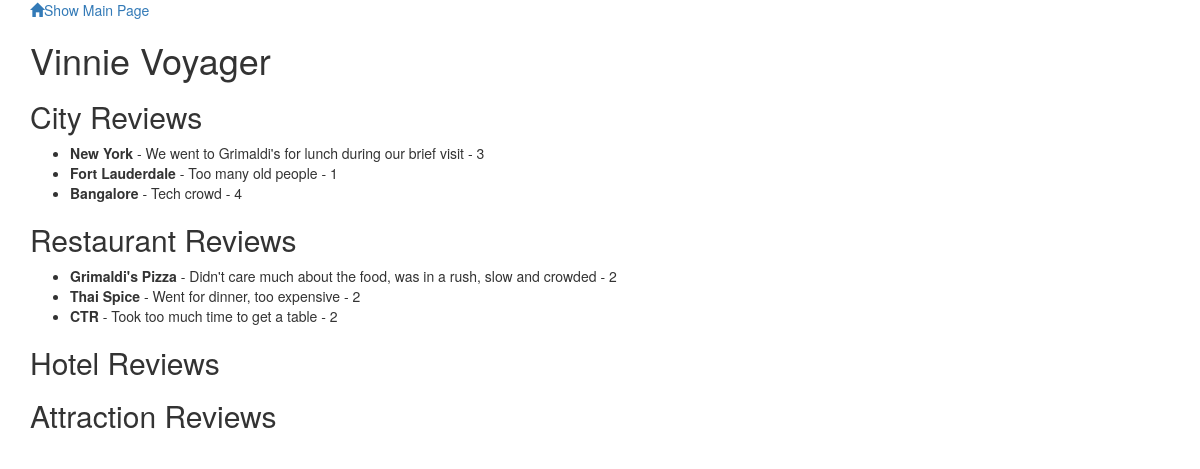
The app's page /reviews/users/2 with its own data.
### trip_planner/models.py (models this page shows, shortened)
class User(Base):
    __tablename__ = 'user'
    user_name = Column(String(80), nullable=False)
    id = Column(Integer, primary_key=True)
    email = Column(String(30), nullable=False)
    picture = Column(String(300), nullable=True)
    cities = relationship("UserCityAssociation", back_populates="user")
    restaurants = relationship("UserRestaurantAssociation", back_populates="user")
    hotels = relationship("UserHotelAssociation", back_populates="user")
    attractions = relationship("UserAttractionAssociation", back_populates="user")

class UserCityAssociation(Base):
    __tablename__ = 'user_city_association'
    user_id = Column(Integer, ForeignKey('user.id'), primary_key=True)
    city_id = Column(Integer, ForeignKey('city.id'), primary_key=True)
    user = relationship("User", back_populates="cities")
    city = relationship("City", back_populates="travelers")
    review = Column(String(400))
    rating = Column(Integer, CheckConstraint('rating >= 0 AND rating <=5'))

class City(Base):
    __tablename__ = 'city'
    id = Column(Integer, primary_key=True)
    city_name = Column(String(80), nullable=False)
    state = Column(String(80), nullable=False)
    country = Column(String(80), nullable=False)
    travelers = relationship("UserCityAssociation", back_populates="city")
    restaurants = relationship("Restaurant", back_populates="city")
    hotels = relationship("Hotel", back_populates="city")
    attractions = relationship("Attraction", back_populates="city")

class UserRestaurantAssociation(Base):
    __tablename__ = 'user_restaurant_association'
    user_id = Column(Integer, ForeignKey('user.id'), primary_key=True)
    restaurant_id = Column(Integer, ForeignKey('restaurant.id'), primary_key=True)
    user = relationship("User", back_populates="restaurants")
    restaurant = relationship("Restaurant", back_populates="customers")
    review = Column(String(400))
    rating = Column(Integer, CheckConstraint('rating >= 0 AND rating <=5'))

class Restaurant(Base):
    __tablename__ = 'restaurant'
    restaurant_name = Column(String(80), nullable=False)
    id = Column(Integer, primary_key=True)
    customers = relationship("UserRestaurantAssociation", back_populates="restaurant")
    city_id = Column(Integer, ForeignKey('city.id'))
    city = relationship("City")

### trip_planner/views/reviews.py (the view)
@mod.route('/users/<int:user_id>')
def show_user_contributions(user_id):
    user_name = session.query(User.user_name).filter_by(id=user_id).one()
    if user_name:
        user_name = user_name[0]
    city_reviews = session.query(UserCityAssociation,
                                 City.city_name,
                                 UserCityAssociation.review,
                                 UserCityAssociation.rating).\
        filter(and_(UserCityAssociation.user_id == user_id,
                    City.id == UserCityAssociation.city_id)).all()
    restaurant_reviews = session.query(UserRestaurantAssociation,
                                       Restaurant.restaurant_name,
                                       UserRestaurantAssociation.review,
                                       UserRestaurantAssociation.rating).\
        filter(and_(UserRestaurantAssociation.user_id == user_id,
                    Restaurant.id == UserRestaurantAssociation.restaurant_id)).all()
    attraction_reviews = session.query(UserAttractionAssociation,
                                       Attraction.attraction_name,
                                       UserAttractionAssociation.review,
                                       UserAttractionAssociation.rating).\
        filter(and_(UserAttractionAssociation.user_id == user_id,
                    Attraction.id == UserAttractionAssociation.attraction_id)).all()
    hotel_reviews = session.query(UserHotelAssociation,
                                  Hotel.hotel_name,
                                  UserHotelAssociation.review,
                                  UserHotelAssociation.rating).\
        filter(and_(UserHotelAssociation.user_id == user_id,
                    Hotel.id == UserHotelAssociation.hotel_id)).all()
    return render_template('user_contributions.html', city_reviews=city_reviews, restaurant_reviews=restaurant_reviews,
                           attraction_reviews=attraction_reviews, hotel_reviews=hotel_reviews, name=user_name)

### trip_planner/templates/user_contributions.html (shortened to what this page needs)
{% extends "main.html" %}
{% block content %}
{% include "header.html" %}
<h1>{{name}}</h1>
<h2>City Reviews</h2>
{% if city_reviews %}
<ul>
    {% for review in city_reviews %}
        <li><strong>{{review[1]}}</strong> - {{review[2]}} - {{review[3]}} </li>
    {% endfor %}
</ul>
{% endif %}
<h2>Restaurant Reviews</h2>
{% if restaurant_reviews %}
<ul>
    {% for review in restaurant_reviews %}
        <li><strong>{{review[1]}}</strong> - {{review[2]}} - {{review[3]}} </li>
    {% endfor %}
</ul>
{% endif %}
<h2>Hotel Reviews</h2>
<h2>Attraction Reviews</h2>
{% endblock %}

### records on screen
User: user_name "Vinnie Voyager"
UserCityAssociation: city_name "New York", review "We went to Grimaldi's for lunch during our brief visit", rating "3"
UserCityAssociation: city_name "Fort Lauderdale", review "Too many old people", rating "1"
UserCityAssociation: city_name "Bangalore", review "Tech crowd", rating "4"
UserRestaurantAssociation: restaurant_name "Grimaldi's Pizza", review "Didn't care much about the food, was in a rush, slow and crowded", rating "2"
UserRestaurantAssociation: restaurant_name "Thai Spice", review "Went for dinner, too expensive", rating "2"
UserRestaurantAssociation: restaurant_name "CTR", review "Took too much time to get a table", rating "2"
